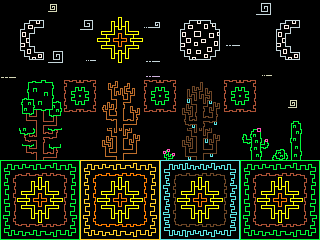

Rendered tile map (Tiled .tmx) drawn with the repository's tilesets; below, a short description and the full map source, tile grids included:
An orthogonal 20x15 tile map with 16x16 px tiles, 2 tile layers (minimap, main) and 3 objects (soil, actor, boss).

<map version="1.4" tiledversion="1.4.2" orientation="orthogonal" renderorder="right-down" width="20" height="15" tilewidth="16" tileheight="16" infinite="0" nextlayerid="11" nextobjectid="59">
 <tileset firstgid="1" name="tileset" tilewidth="16" tileheight="16" tilecount="480" columns="20">
  <image source="../img/Tileset.png" width="320" height="384" />
 </tileset>
 <layer id="9" name="minimap" width="20" height="15">
  <data encoding="csv">
0,0,0,0,0,0,0,0,0,0,0,0,0,0,0,0,0,0,0,0,
0,0,0,0,0,0,0,0,0,0,0,0,0,0,0,0,0,0,0,0,
0,0,0,0,0,0,0,0,0,0,0,0,0,0,0,0,0,0,0,0,
0,0,0,0,0,0,0,0,0,0,0,0,0,0,0,0,0,0,0,0,
0,0,0,0,0,0,0,0,0,0,0,0,0,0,0,0,0,0,0,0,
0,0,0,0,141,141,0,0,0,141,141,0,0,0,141,141,0,0,0,0,
0,0,0,0,141,141,0,0,0,141,141,0,0,0,141,141,0,0,0,0,
0,0,0,0,0,0,0,0,0,0,0,0,0,0,0,0,0,0,0,0,
0,0,0,0,0,0,0,0,0,0,0,0,0,0,0,0,0,0,0,0,
0,0,0,0,0,0,0,0,0,0,0,0,0,0,0,0,0,0,0,0,
301,301,301,301,301,301,301,301,301,301,301,301,301,301,301,141,141,141,141,141,
301,0,0,0,301,301,0,0,0,301,301,0,0,0,301,141,0,0,0,141,
301,0,0,0,301,301,0,0,0,301,301,0,0,0,301,141,0,0,0,141,
301,0,0,0,301,301,0,0,0,301,301,0,0,0,301,141,0,0,0,141,
301,301,301,301,301,301,301,301,301,301,301,301,301,301,301,141,141,141,141,141
</data>
 </layer>
 <layer id="7" name="main" width="20" height="15">
  <data encoding="csv">
0,0,0,168,0,0,0,0,0,0,0,0,0,0,0,0,12,0,0,0,
0,22,23,0,0,10,182,183,184,6,0,342,343,344,0,0,0,22,23,0,
0,42,43,0,0,0,202,203,204,0,0,362,363,364,9,0,0,42,43,0,
0,62,63,12,0,7,222,223,224,9,0,382,383,384,0,0,0,62,63,0,
171,0,0,0,0,0,0,0,0,329,0,0,0,0,0,0,167,0,0,0,
0,13,14,15,101,102,233,234,235,101,102,333,334,335,101,102,0,0,0,0,
0,33,34,35,121,122,253,254,255,121,122,353,354,355,121,122,0,0,168,0,
0,53,54,55,0,0,273,274,275,0,0,373,374,375,0,0,0,0,236,0,
0,30,31,32,0,0,190,191,192,0,0,350,351,352,0,217,218,0,256,0,
0,50,51,52,0,0,210,211,212,0,135,370,371,372,0,237,238,297,276,0,
1,2,3,4,5,161,162,163,164,165,321,322,323,324,325,1,2,3,4,5,
21,182,183,184,25,181,182,183,184,185,341,182,183,184,345,21,182,183,184,25,
41,202,203,204,45,201,202,203,204,205,361,202,203,204,365,41,202,203,204,45,
61,222,223,224,65,221,222,223,224,225,381,222,223,224,385,61,222,223,224,65,
81,82,83,84,85,241,242,243,244,245,401,402,403,404,405,81,82,83,84,85
</data>
 </layer>
 <objectgroup id="8" name="ground">
  <object id="53" name="soil" x="0" y="160" width="320" height="16" />
 </objectgroup>
 <objectgroup id="10" name="entity">
  <object id="54" name="actor" x="0" y="144" width="16" height="16" />
  <object id="55" name="boss" x="240" y="80" width="16" height="16" />
 </objectgroup>
</map>
